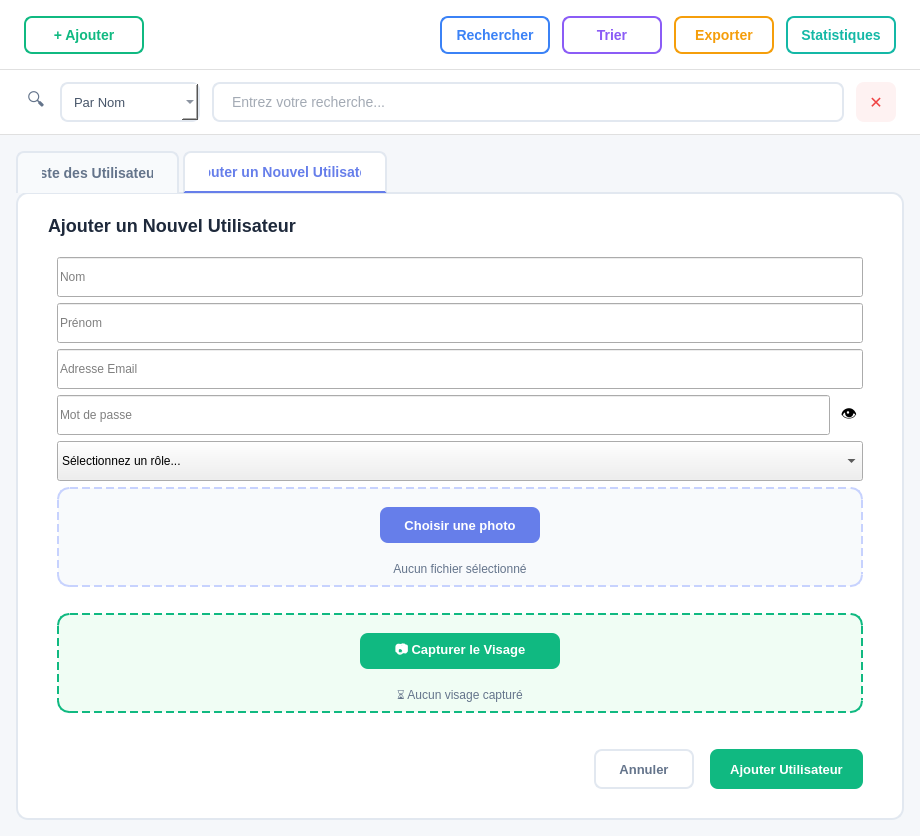
<?xml version="1.0" encoding="UTF-8"?>
<ui version="4.0">
 <class>Users</class>
 <widget class="QWidget" name="Users">
  <property name="geometry">
   <rect>
    <x>0</x>
    <y>0</y>
    <width>920</width>
    <height>729</height>
   </rect>
  </property>
  <property name="windowTitle">
   <string>Users</string>
  </property>
  <property name="styleSheet">
   <string notr="true"/>
  </property>
  <layout class="QVBoxLayout" name="mainLayout">
   <property name="spacing">
    <number>0</number>
   </property>
   <property name="leftMargin">
    <number>0</number>
   </property>
   <property name="topMargin">
    <number>0</number>
   </property>
   <property name="rightMargin">
    <number>0</number>
   </property>
   <property name="bottomMargin">
    <number>0</number>
   </property>
   <item>
    <widget class="QWidget" name="toolbar" native="true">
     <property name="minimumSize">
      <size>
       <width>0</width>
       <height>70</height>
      </size>
     </property>
     <property name="maximumSize">
      <size>
       <width>16777215</width>
       <height>70</height>
      </size>
     </property>
     <property name="styleSheet">
      <string notr="true">QWidget#toolbar {
    background-color: #FFFFFF;
    border-bottom: 1px solid #E0E0E0;
}</string>
     </property>
     <layout class="QHBoxLayout" name="toolbarLayout">
      <property name="spacing">
       <number>12</number>
      </property>
      <property name="leftMargin">
       <number>24</number>
      </property>
      <property name="topMargin">
       <number>16</number>
      </property>
      <property name="rightMargin">
       <number>24</number>
      </property>
      <property name="bottomMargin">
       <number>16</number>
      </property>
      <item>
       <widget class="QToolButton" name="addButtonUser">
        <property name="minimumSize">
         <size>
          <width>120</width>
          <height>38</height>
         </size>
        </property>
        <property name="maximumSize">
         <size>
          <width>120</width>
          <height>38</height>
         </size>
        </property>
        <property name="cursor">
         <cursorShape>PointingHandCursor</cursorShape>
        </property>
        <property name="styleSheet">
         <string notr="true">QToolButton {
    background-color: transparent;
    color: #10B981;
    border: 2px solid #10B981;
    border-radius: 8px;
    font-family: 'Segoe UI', sans-serif;
    font-size: 14px;
    font-weight: 600;
    padding: 0px 16px;
}
QToolButton:hover {
    background-color: #10B981;
    color: white;
    border-color: #10B981;
}
QToolButton:pressed {
    background-color: #059669;
    border-color: #059669;
}</string>
        </property>
        <property name="text">
         <string>+ Ajouter</string>
        </property>
       </widget>
      </item>
      <item>
       <spacer name="horizontalSpacer">
        <property name="orientation">
         <enum>Qt::Orientation::Horizontal</enum>
        </property>
        <property name="sizeHint" stdset="0">
         <size>
          <width>40</width>
          <height>20</height>
         </size>
        </property>
       </spacer>
      </item>
      <item>
       <widget class="QToolButton" name="searchButtonUser">
        <property name="minimumSize">
         <size>
          <width>110</width>
          <height>38</height>
         </size>
        </property>
        <property name="maximumSize">
         <size>
          <width>110</width>
          <height>38</height>
         </size>
        </property>
        <property name="cursor">
         <cursorShape>PointingHandCursor</cursorShape>
        </property>
        <property name="styleSheet">
         <string notr="true">QToolButton {
    background-color: transparent;
    color: #3B82F6;
    border: 2px solid #3B82F6;
    border-radius: 8px;
    font-family: 'Segoe UI', sans-serif;
    font-size: 14px;
    font-weight: 600;
    padding: 0px 12px;
}
QToolButton:hover {
    background-color: #3B82F6;
    color: white;
    border-color: #3B82F6;
}
QToolButton:pressed {
    background-color: #2563EB;
    border-color: #2563EB;
}</string>
        </property>
        <property name="text">
         <string>Rechercher</string>
        </property>
       </widget>
      </item>
      <item>
       <widget class="QToolButton" name="sortButtonUser">
        <property name="minimumSize">
         <size>
          <width>100</width>
          <height>38</height>
         </size>
        </property>
        <property name="maximumSize">
         <size>
          <width>100</width>
          <height>38</height>
         </size>
        </property>
        <property name="cursor">
         <cursorShape>PointingHandCursor</cursorShape>
        </property>
        <property name="styleSheet">
         <string notr="true">QToolButton {
    background-color: transparent;
    color: #8B5CF6;
    border: 2px solid #8B5CF6;
    border-radius: 8px;
    font-family: 'Segoe UI', sans-serif;
    font-size: 14px;
    font-weight: 600;
    padding: 0px 12px;
}
QToolButton:hover {
    background-color: #8B5CF6;
    color: white;
    border-color: #8B5CF6;
}
QToolButton:pressed {
    background-color: #7C3AED;
    border-color: #7C3AED;
}</string>
        </property>
        <property name="text">
         <string>Trier</string>
        </property>
        <property name="popupMode">
         <enum>QToolButton::ToolButtonPopupMode::InstantPopup</enum>
        </property>
       </widget>
      </item>
      <item>
       <widget class="QToolButton" name="exportButtonUser">
        <property name="minimumSize">
         <size>
          <width>100</width>
          <height>38</height>
         </size>
        </property>
        <property name="maximumSize">
         <size>
          <width>100</width>
          <height>38</height>
         </size>
        </property>
        <property name="cursor">
         <cursorShape>PointingHandCursor</cursorShape>
        </property>
        <property name="styleSheet">
         <string notr="true">QToolButton {
    background-color: transparent;
    color: #F59E0B;
    border: 2px solid #F59E0B;
    border-radius: 8px;
    font-family: 'Segoe UI', sans-serif;
    font-size: 14px;
    font-weight: 600;
    padding: 0px 12px;
}
QToolButton:hover {
    background-color: #F59E0B;
    color: white;
    border-color: #F59E0B;
}
QToolButton:pressed {
    background-color: #D97706;
    border-color: #D97706;
}</string>
        </property>
        <property name="text">
         <string>Exporter</string>
        </property>
        <property name="popupMode">
         <enum>QToolButton::ToolButtonPopupMode::InstantPopup</enum>
        </property>
       </widget>
      </item>
      <item>
       <widget class="QToolButton" name="statsButtonUser">
        <property name="minimumSize">
         <size>
          <width>110</width>
          <height>38</height>
         </size>
        </property>
        <property name="maximumSize">
         <size>
          <width>110</width>
          <height>38</height>
         </size>
        </property>
        <property name="cursor">
         <cursorShape>PointingHandCursor</cursorShape>
        </property>
        <property name="styleSheet">
         <string notr="true">QToolButton {
    background-color: transparent;
    color: #14B8A6;
    border: 2px solid #14B8A6;
    border-radius: 8px;
    font-family: 'Segoe UI', sans-serif;
    font-size: 14px;
    font-weight: 600;
    padding: 0px 12px;
}
QToolButton:hover {
    background-color: #14B8A6;
    color: white;
    border-color: #14B8A6;
}
QToolButton:pressed {
    background-color: #0D9488;
    border-color: #0D9488;
}</string>
        </property>
        <property name="text">
         <string>Statistiques</string>
        </property>
       </widget>
      </item>
     </layout>
    </widget>
   </item>
   <item>
    <widget class="QWidget" name="searchBar" native="true">
     <property name="minimumSize">
      <size>
       <width>0</width>
       <height>65</height>
      </size>
     </property>
     <property name="maximumSize">
      <size>
       <width>16777215</width>
       <height>65</height>
      </size>
     </property>
     <property name="styleSheet">
      <string notr="true">QWidget#searchBar {
    background-color: #FFFFFF;
    border-bottom: 1px solid #E0E0E0;
}</string>
     </property>
     <layout class="QHBoxLayout" name="searchBarLayout">
      <property name="spacing">
       <number>12</number>
      </property>
      <property name="leftMargin">
       <number>24</number>
      </property>
      <property name="topMargin">
       <number>12</number>
      </property>
      <property name="rightMargin">
       <number>24</number>
      </property>
      <property name="bottomMargin">
       <number>12</number>
      </property>
      <item>
       <widget class="QLabel" name="searchIconUser">
        <property name="minimumSize">
         <size>
          <width>24</width>
          <height>24</height>
         </size>
        </property>
        <property name="maximumSize">
         <size>
          <width>24</width>
          <height>24</height>
         </size>
        </property>
        <property name="styleSheet">
         <string notr="true">font-size: 18px; background: transparent; color: #64748B;</string>
        </property>
        <property name="text">
         <string>🔍</string>
        </property>
        <property name="alignment">
         <set>Qt::AlignmentFlag::AlignCenter</set>
        </property>
       </widget>
      </item>
      <item>
       <widget class="QComboBox" name="searchTypeComboUser">
        <property name="minimumSize">
         <size>
          <width>140</width>
          <height>40</height>
         </size>
        </property>
        <property name="maximumSize">
         <size>
          <width>140</width>
          <height>40</height>
         </size>
        </property>
        <property name="styleSheet">
         <string notr="true">QComboBox {
    border: 1.5px solid #E2E8F0;
    border-radius: 8px;
    padding: 8px 12px;
    background: #FFFFFF;
    font-family: 'Segoe UI', sans-serif;
    font-size: 13px;
    color: #475569;
}
QComboBox:hover {
    border-color: #C7D2FE;
}
QComboBox:focus {
    border-color: #6366F1;
    background-color: #FAFBFF;
}</string>
        </property>
        <item>
         <property name="text">
          <string>Par Nom</string>
         </property>
        </item>
        <item>
         <property name="text">
          <string>Par Email</string>
         </property>
        </item>
        <item>
         <property name="text">
          <string>Par Role</string>
         </property>
        </item>
       </widget>
      </item>
      <item>
       <widget class="QLineEdit" name="searchInputUser">
        <property name="minimumSize">
         <size>
          <width>0</width>
          <height>40</height>
         </size>
        </property>
        <property name="maximumSize">
         <size>
          <width>16777215</width>
          <height>40</height>
         </size>
        </property>
        <property name="styleSheet">
         <string notr="true">QLineEdit {
    border: 1.5px solid #E2E8F0;
    border-radius: 8px;
    padding: 8px 16px;
    background: #FFFFFF;
    font-family: 'Segoe UI', sans-serif;
    font-size: 14px;
    color: #475569;
}
QLineEdit:hover {
    border-color: #C7D2FE;
}
QLineEdit:focus {
    border-color: #6366F1;
    background-color: #FAFBFF;
}</string>
        </property>
        <property name="placeholderText">
         <string>Entrez votre recherche...</string>
        </property>
       </widget>
      </item>
      <item>
       <widget class="QToolButton" name="clearButtonUser">
        <property name="minimumSize">
         <size>
          <width>40</width>
          <height>40</height>
         </size>
        </property>
        <property name="maximumSize">
         <size>
          <width>40</width>
          <height>40</height>
         </size>
        </property>
        <property name="cursor">
         <cursorShape>PointingHandCursor</cursorShape>
        </property>
        <property name="styleSheet">
         <string notr="true">QToolButton {
    background-color: #FEF2F2;
    color: #EF4444;
    border: none;
    border-radius: 8px;
    font-size: 16px;
    font-weight: bold;
}
QToolButton:hover {
    background-color: #EF4444;
    color: white;
}</string>
        </property>
        <property name="text">
         <string>✕</string>
        </property>
       </widget>
      </item>
     </layout>
    </widget>
   </item>
   <item>
    <widget class="QWidget" name="contentArea" native="true">
     <property name="styleSheet">
      <string notr="true">QWidget#contentArea { background-color: #F5F7FA; }</string>
     </property>
     <layout class="QVBoxLayout" name="contentLayout">
      <property name="spacing">
       <number>0</number>
      </property>
      <property name="leftMargin">
       <number>16</number>
      </property>
      <property name="topMargin">
       <number>16</number>
      </property>
      <property name="rightMargin">
       <number>16</number>
      </property>
      <property name="bottomMargin">
       <number>16</number>
      </property>
      <item>
       <widget class="QTabWidget" name="usersTabWidget">
        <property name="styleSheet">
         <string notr="true">QTabWidget::pane { border: 1.5px solid #E2E8F0; border-radius: 12px; background-color: #FFFFFF; top: -1px; }
   QTabBar::tab { background-color: #F8FAFC; color: #64748B; padding: 12px 24px; border: 1.5px solid #E2E8F0; border-bottom: none; border-top-left-radius: 8px; border-top-right-radius: 8px; font-family: 'Segoe UI', sans-serif; font-size: 14px; font-weight: 600; margin-right: 4px; }
   QTabBar::tab:selected { background-color: #FFFFFF; color: #667eea; border-bottom: 2px solid #667eea; }
   QTabBar::tab:hover:!selected { background-color: #EEF2FF; color: #667eea; }</string>
        </property>
        <property name="currentIndex">
         <number>1</number>
        </property>
        <widget class="QWidget" name="listTab">
         <attribute name="title">
          <string>Liste des Utilisateurs</string>
         </attribute>
         <layout class="QVBoxLayout" name="listTabLayout">
          <item>
           <widget class="QTableWidget" name="usersTable">
            <property name="styleSheet">
             <string notr="true">QTableWidget { background-color: #FFFFFF; border: none; gridline-color: #F1F5F9; font-family: 'Segoe UI', sans-serif; }
   QHeaderView::section { background-color: #F8FAFC; color: #64748B; padding: 16px; border: none; border-bottom: 2px solid #E2E8F0; font-weight: 600; font-size: 12px; }</string>
            </property>
            <attribute name="verticalHeaderVisible">
             <bool>false</bool>
            </attribute>
            <column>
             <property name="text">
              <string>ID_User</string>
             </property>
            </column>
            <column>
             <property name="text">
              <string>Nom</string>
             </property>
            </column>
            <column>
             <property name="text">
              <string>Prenom</string>
             </property>
            </column>
            <column>
             <property name="text">
              <string>Email</string>
             </property>
            </column>
            <column>
             <property name="text">
              <string>Mdp</string>
             </property>
            </column>
            <column>
             <property name="text">
              <string>Role</string>
             </property>
            </column>
            <column>
             <property name="text">
              <string>Photo</string>
             </property>
            </column>
            <column>
             <property name="text">
              <string>Actions</string>
             </property>
            </column>
           </widget>
          </item>
         </layout>
        </widget>
        <widget class="QWidget" name="addTab">
         <attribute name="title">
          <string>Ajouter un Nouvel Utilisateur</string>
         </attribute>
         <layout class="QVBoxLayout" name="addTabLayout">
          <property name="spacing">
           <number>12</number>
          </property>
          <property name="leftMargin">
           <number>30</number>
          </property>
          <property name="topMargin">
           <number>20</number>
          </property>
          <property name="rightMargin">
           <number>30</number>
          </property>
          <property name="bottomMargin">
           <number>20</number>
          </property>
          <item>
           <widget class="QLabel" name="formTitleLabelUser">
            <property name="styleSheet">
             <string notr="true">font-size: 18px; font-weight: 600; color: #1E293B;</string>
            </property>
            <property name="text">
             <string>Ajouter un Nouvel Utilisateur</string>
            </property>
           </widget>
          </item>
          <item>
           <widget class="QWidget" name="formWidgetUser" native="true">
            <layout class="QVBoxLayout" name="formLayoutUser">
             <item>
              <widget class="QLineEdit" name="nomInput">
               <property name="minimumSize">
                <size>
                 <width>0</width>
                 <height>40</height>
                </size>
               </property>
               <property name="placeholderText">
                <string>Nom</string>
               </property>
              </widget>
             </item>
             <item>
              <widget class="QLineEdit" name="prenomInput">
               <property name="minimumSize">
                <size>
                 <width>0</width>
                 <height>40</height>
                </size>
               </property>
               <property name="placeholderText">
                <string>Prénom</string>
               </property>
              </widget>
             </item>
             <item>
              <widget class="QLineEdit" name="emailInput">
               <property name="minimumSize">
                <size>
                 <width>0</width>
                 <height>40</height>
                </size>
               </property>
               <property name="placeholderText">
                <string>Adresse Email</string>
               </property>
              </widget>
             </item>
             <item>
              <widget class="QWidget" name="passwordWrapper" native="true">
               <layout class="QHBoxLayout" name="passwordHorizontalLayout">
                <property name="spacing">
                 <number>5</number>
                </property>
                <property name="leftMargin">
                 <number>0</number>
                </property>
                <property name="topMargin">
                 <number>0</number>
                </property>
                <property name="rightMargin">
                 <number>0</number>
                </property>
                <property name="bottomMargin">
                 <number>0</number>
                </property>
                <item>
                 <widget class="QLineEdit" name="mdpInput">
                  <property name="minimumSize">
                   <size>
                    <width>0</width>
                    <height>40</height>
                   </size>
                  </property>
                  <property name="echoMode">
                   <enum>QLineEdit::EchoMode::Password</enum>
                  </property>
                  <property name="placeholderText">
                   <string>Mot de passe</string>
                  </property>
                 </widget>
                </item>
                <item>
                 <widget class="QToolButton" name="btnTogglePassword">
                  <property name="cursor">
                   <cursorShape>PointingHandCursor</cursorShape>
                  </property>
                  <property name="styleSheet">
                   <string>QToolButton { border: none; background: transparent; font-size: 16px; }</string>
                  </property>
                  <property name="text">
                   <string>👁️</string> </property>
                 </widget>
                </item>
               </layout>
              </widget>
             </item>
             <item>
              <widget class="QComboBox" name="roleCombo">
               <property name="minimumSize">
                <size>
                 <width>0</width>
                 <height>40</height>
                </size>
               </property>
               <item>
                <property name="text">
                 <string>Sélectionnez un rôle...</string>
                </property>
               </item>
               <item>
                <property name="text">
                 <string>Admin</string>
                </property>
               </item>
               <item>
                <property name="text">
                 <string>Enseignant</string>
                </property>
               </item>
               <item>
                <property name="text">
                 <string>Responsable RH</string>
                </property>
               </item>
               <item>
                <property name="text">
                 <string>Chef de Service Recherche</string>
                </property>
               </item>
               <item>
                <property name="text">
                 <string>Expert Evaluateur</string>
                </property>
               </item>
               <item>
                <property name="text">
                 <string>Directeur de Conference</string>
                </property>
               </item>
               <item>
                <property name="text">
                 <string>Directeur de Laboratoire</string>
                </property>
               </item>
              </widget>
             </item>
             <item>
              <widget class="QWidget" name="photoUploadWidget" native="true">
               <property name="minimumSize">
                <size>
                 <width>0</width>
                 <height>120</height>
                </size>
               </property>
               <property name="styleSheet">
                <string notr="true">QWidget#photoUploadWidget {
                 border: 2px dashed #C7D2FE;
                 border-radius: 12px;
                 background-color: #F8FAFC;
                 /* C'est cette ligne qui empêche le chevauchement */
                 margin-bottom: 20px;
             }</string>
               </property>
               <layout class="QVBoxLayout" name="photoUploadLayout">
                <property name="spacing">
                 <number>8</number>
                </property>
                <property name="leftMargin">
                 <number>20</number>
                </property>
                <property name="topMargin">
                 <number>20</number>
                </property>
                <property name="rightMargin">
                 <number>20</number>
                </property>
                <property name="bottomMargin">
                 <number>20</number>
                </property>
                <item alignment="Qt::AlignmentFlag::AlignHCenter">
                 <widget class="QPushButton" name="uploadPhotoButton">
                  <property name="minimumSize">
                   <size>
                    <width>160</width>
                    <height>36</height>
                   </size>
                  </property>
                  <property name="maximumSize">
                   <size>
                    <width>160</width>
                    <height>36</height>
                   </size>
                  </property>
                  <property name="cursor">
                   <cursorShape>PointingHandCursor</cursorShape>
                  </property>
                  <property name="styleSheet">
                   <string notr="true">QPushButton {
                 background-color: #667eea;
                 color: white;
                 border: none;
                 border-radius: 8px;
                 font-family: 'Segoe UI', sans-serif;
                 font-size: 13px;
                 font-weight: 600;
                 padding: 8px 16px;
             }
             QPushButton:hover {
                 background-color: #5568d3;
             }
             QPushButton:pressed {
                 background-color: #4c51bf;
             }</string>
                  </property>
                  <property name="text">
                   <string>Choisir une photo</string>
                  </property>
                 </widget>
                </item>
                <item>
                 <widget class="QLabel" name="photoFileNameLabel">
                  <property name="styleSheet">
                   <string notr="true">font-size: 12px;
             color: #64748B; background: transparent;</string>
                  </property>
                  <property name="text">
                   <string>Aucun fichier sélectionné</string>
                  </property>
                  <property name="alignment">
                   <set>Qt::AlignmentFlag::AlignCenter</set>
                  </property>
                 </widget>
                </item>
               </layout>
              </widget>
             </item>
             <item>
              <widget class="QWidget" name="faceCaptureWidget" native="true">
               <property name="minimumSize">
                <size>
                 <width>0</width>
                 <height>120</height>
                </size>
               </property>
               <property name="styleSheet">
                <string notr="true">QWidget#faceCaptureWidget {
                 border: 2px dashed #10B981;
                 border-radius: 12px;
                 background-color: #F0FDF4;
                 margin-bottom: 20px;
             }</string>
               </property>
               <layout class="QVBoxLayout" name="faceCaptureLayout">
                <property name="spacing">
                 <number>8</number>
                </property>
                <property name="leftMargin">
                 <number>20</number>
                </property>
                <property name="topMargin">
                 <number>20</number>
                </property>
                <property name="rightMargin">
                 <number>20</number>
                </property>
                <property name="bottomMargin">
                 <number>20</number>
                </property>
                <item alignment="Qt::AlignmentFlag::AlignHCenter">
                 <widget class="QPushButton" name="captureFaceButton">
                  <property name="minimumSize">
                   <size>
                    <width>200</width>
                    <height>36</height>
                   </size>
                  </property>
                  <property name="maximumSize">
                   <size>
                    <width>200</width>
                    <height>36</height>
                   </size>
                  </property>
                  <property name="cursor">
                   <cursorShape>PointingHandCursor</cursorShape>
                  </property>
                  <property name="styleSheet">
                   <string notr="true">QPushButton {
                 background-color: #10B981;
                 color: white;
                 border: none;
                 border-radius: 8px;
                 font-family: 'Segoe UI', sans-serif;
                 font-size: 13px;
                 font-weight: 600;
                 padding: 8px 16px;
             }
             QPushButton:hover {
                 background-color: #059669;
             }
             QPushButton:pressed {
                 background-color: #047857;
             }</string>
                  </property>
                  <property name="text">
                   <string>📷 Capturer le Visage</string>
                  </property>
                 </widget>
                </item>
                <item>
                 <widget class="QLabel" name="faceStatusLabel">
                  <property name="styleSheet">
                   <string notr="true">font-size: 12px;
             color: #64748B; background: transparent;</string>
                  </property>
                  <property name="text">
                   <string>⏳ Aucun visage capturé</string>
                  </property>
                  <property name="alignment">
                   <set>Qt::AlignmentFlag::AlignCenter</set>
                  </property>
                 </widget>
                </item>
               </layout>
              </widget>
             </item>
             <item>
              <widget class="QWidget" name="buttonWidgetUser" native="true">
               <property name="styleSheet">
                <string notr="true">QWidget#buttonWidgetUser {
                 background-color: transparent;
             }</string>
               </property>
               <layout class="QHBoxLayout" name="buttonLayoutUser">
                <property name="spacing">
                 <number>16</number>
                </property>
                <property name="leftMargin">
                 <number>0</number>
                </property>
                <property name="topMargin">
                 <number>10</number>
                </property>
                <property name="rightMargin">
                 <number>0</number>
                </property>
                <property name="bottomMargin">
                 <number>0</number>
                </property>
                <item>
                 <spacer name="spacer">
                  <property name="orientation">
                   <enum>Qt::Orientation::Horizontal</enum>
                  </property>
                  <property name="sizeHint" stdset="0">
                   <size>
                    <width>40</width>
                    <height>20</height>
                   </size>
                  </property>
                 </spacer>
                </item>
                <item>
                 <widget class="QPushButton" name="cancelButtonUser">
                  <property name="minimumSize">
                   <size>
                    <width>100</width>
                    <height>40</height>
                   </size>
                  </property>
                  <property name="cursor">
                   <cursorShape>PointingHandCursor</cursorShape>
                  </property>
                  <property name="styleSheet">
                   <string notr="true">QPushButton {
                 background-color: transparent;
                 color: #64748B;
                 border: 2px solid #E2E8F0;
                 border-radius: 8px;
                 font-family: 'Segoe UI', sans-serif;
                 font-size: 13px;
                 font-weight: 600;
                 padding: 8px 20px;
             }
             QPushButton:hover {
                 background-color: #F8FAFC;
                 border-color: #CBD5E1;
             }
             QPushButton:pressed {
                 background-color: #F1F5F9;
             }</string>
                  </property>
                  <property name="text">
                   <string>Annuler</string>
                  </property>
                 </widget>
                </item>
                <item>
                 <widget class="QPushButton" name="submitButtonUser">
                  <property name="minimumSize">
                   <size>
                    <width>140</width>
                    <height>40</height>
                   </size>
                  </property>
                  <property name="cursor">
                   <cursorShape>PointingHandCursor</cursorShape>
                  </property>
                  <property name="styleSheet">
                   <string notr="true">QPushButton {
                 background-color: #10B981;
                 color: white;
                 border: none;
                 border-radius: 8px;
                 font-family: 'Segoe UI', sans-serif;
                 font-size: 13px;
                 font-weight: 600;
                 padding: 8px 20px;
             }
             QPushButton:hover {
                 background-color: #059669;
             }
             QPushButton:pressed {
                 background-color: #047857;
             }</string>
                  </property>
                  <property name="text">
                   <string>Ajouter Utilisateur</string>
                  </property>
                 </widget>
                </item>
               </layout>
              </widget>
             </item>
            </layout>
           </widget>
          </item>
         </layout>
        </widget>
       </widget>
      </item>
     </layout>
    </widget>
   </item>
  </layout>
 </widget>
 <resources/>
 <connections/>
</ui>
